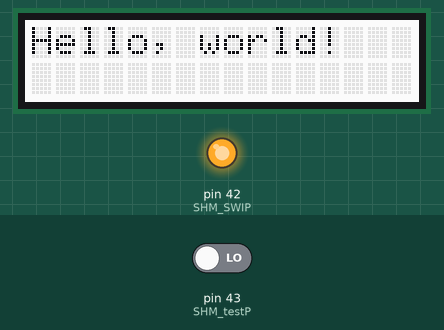
A sketch run on a simulated Arduino Mega 2560, built with avr-gcc and run on an emulated ATmega2560. On the bench: 16×2 character LCD, output pins drawn as LEDs (lit = HIGH). The inputs (shaded band) are chosen by the test bench; at power-on: pin 43 (SHM_testP) LOW. What the sketch prints to the serial monitor is not drawn.

Above: at 1.1 s.
At 2.6 s:
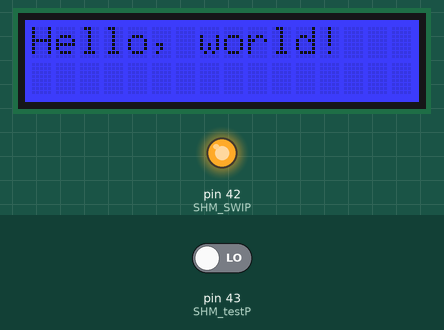
2.7 s: pin 43 (SHM_testP) driven HIGH
At 3.8 s:
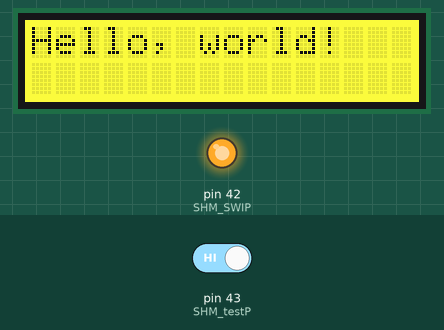
7.1 s: pin 43 (SHM_testP) driven LOW
Timing chart, 0 to 10.1 s (numbered marks = the images above; inputs shaded):
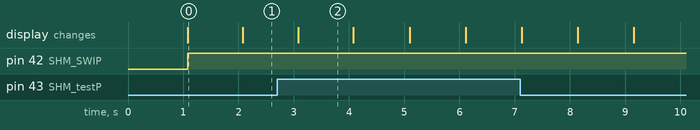

The sketch:

SD_2016_selftest.ino
```cpp
#include <Adafruit_MCP23017.h>
#include <Adafruit_RGBLCDShield.h>
#include <Wire.h>
#include <Adafruit_GPS.h>
#include <SoftwareSerial.h>

#define SHM_SWIP 42
#define SHM_testP 43
#define RxP 0
#define TxP 1
#define GPS_Rx 7
#define GPS_Tx 8
#define RED 0x1
#define YELLOW 0x3
#define GREEN 0x2
#define TEAL 0x6
#define BLUE 0x4
#define VIOLET 0x5
#define WHITE 0x7

int incomingByte = 0; //for incoming data
int CC_test = 0;
int n = 1;
int SHM_SWI = HIGH;

int test(int);
SoftwareSerial XBee(RxP, TxP);
SoftwareSerial GPSS(8,7);
Adafruit_GPS GPS(&GPSS);
Adafruit_RGBLCDShield lcd = Adafruit_RGBLCDShield();

void setup() {
  // put your setup code here, to run once:
  pinMode(SHM_SWIP, OUTPUT); //Continuity test switch
  pinMode(SHM_testP,INPUT);  //Result form continuity test
  Serial.begin(9600); // 9600 Baud Rate, uses pin 0/1 and USB
  XBee.begin(9600);
  GPS.begin(9600);
  GPS.sendCommand(PMTK_SET_NMEA_OUTPUT_RMCGGA);
  GPS.sendCommand(PMTK_SET_NMEA_UPDATE_1HZ);   // 1 Hz update rate
  GPS.sendCommand(PMTK_API_SET_FIX_CTL_1HZ);
  GPS.sendCommand(PGCMD_ANTENNA);
  XBee.print("+++"); //AT mode
  delay(1000);
  lcd.begin(16, 2);
  int time = millis();
  lcd.print("Hello, world!");
  time = millis() - time;
  Serial.print("Took "); Serial.print(time); Serial.println(" ms");
  lcd.setBacklight(WHITE);
}


void loop() {
  // put your main code here, to run repeatedly:
    if (XBee.available() > 0) {
      // read the incoming byte:
      incomingByte = XBee.read();
      CC_test = test(SHM_SWI);
      //Figure out what to do with incoming byte with Joe.
      //The following is to test the XBee comms
      Serial.print("I received: ");
      Serial.println(incomingByte, DEC);
      Serial.print("The CC test came back: ");
      if(CC_test = 1){
        Serial.println("Positive.");
      }
      else {
        Serial.println("Negative");
      }
    }
    else {
      Serial.println("No Transmission Found");
      CC_test = test(SHM_SWI);
      Serial.print("Our GPS coords are:");
      Serial.println(GPS.read(), DEC);
      Serial.print("The CC test came back: ");
      if(CC_test == HIGH){
        Serial.println("Positive.");
      }
      else {
        Serial.println("Negative");
      }
    }
    delay(1000);
    if(n) {
      lcd.setBacklight(BLUE);
      n = 0;
    }
    else {
      lcd.setBacklight(YELLOW);
      n = 1;
    }
}

int test(int test_cond) {
  digitalWrite(SHM_SWIP,test_cond);
  int test_ret = digitalRead(SHM_testP);
  return test_ret;
}
```

Measured:
- what the display in image 0 shows lasts 1.0 s, from 1.1 s to 2.1 s
